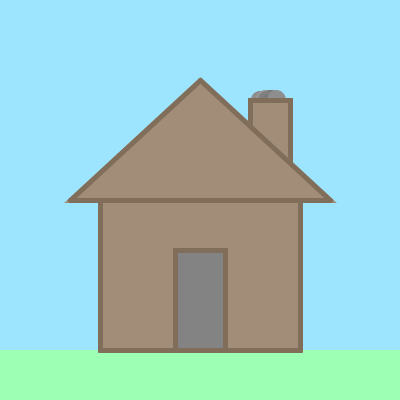
Frame 1 (no input)
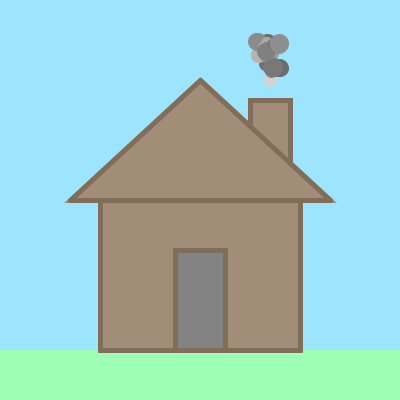
Frame 60 (the mouse pressed at the canvas centre just before this capture)
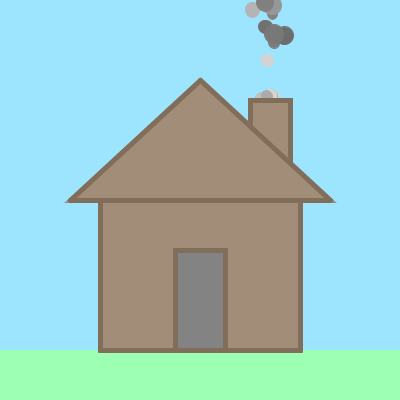
Frame 120 (the mouse held since frame 60 and released just before this capture)

The Processing sketch that drew these frames (run headless with seeded random() and noise(); from frame 60 on, the mouse is pressed at the canvas centre):

// Processing sketch: house1
// ── house1.pde
// Brendan Chen
// 2021/09/10

Smoke smoke[];
int num;


void setup() {
  background(#9DE4FF);
  size(400,400);
  
  // Smoke //
  num = 15;  // Number of smoke particles
  smoke = new Smoke[num];
  int i = 0;
  while (i < num) {
    smoke[i] = new Smoke();
    i += 1;
  }
}


void draw() {  
  fill(#9DE4FF);
  stroke(#9DE4FF);
  rectMode(CORNER);
  rect(0,0, width,height);
  
  // Grass  //
  fill(#9DFFB3);
  stroke(#9DFFB3);
  strokeWeight(1);
  
  rect(0,350, 400,350);
  
  
  // Smoke //
  int i = 0;
  while (i < num) {
    smoke[i].show();
    smoke[i].act();
    i += 1;
  }
 
 
  // Chimney //
  fill(#A28E78);
  stroke(#816E5A);
  strokeWeight(5);
  
  rectMode(CORNER);
  rect(250,100, 40,60);
  
  
  // Main //
  fill(#A28E78);
  stroke(#A28E78);
  
  rectMode(CENTER);
  rect(200,275, 200,150);  // House
  
  triangle(200,80, 70,200, 330,200);  // Roof
  
 
  // Outlines //
  stroke(#816E5A);
  strokeWeight(5);
  
  line(200,80, 70,200);  // Roof
  line(70,200, 330,200);
  line(330,200, 200,80);
  
  line(100,350, 300,350);  // House
  line(100,200, 100,350);
  line(300,200, 300, 350);
  
  
  // Door //
  rectMode(CENTER);
  fill(#838383);
  rect(200,300, 50,100);
  
  
}
  
  
  
  
  

// ── smoke.pde
class Smoke {
  // initial variables //
  float x,y, vx,vy, size;
  int tint;
  
  
  // construct //
  Smoke() {
    resetParticle();
  }
  
  // movement //
  void show() {  // Draws smoke
    fill(tint);
    stroke(tint);
    strokeWeight(1);
    circle(x,y, size);
  }
  
  void act() {  // Move smoke
    x += vx;
    y += vy;
    if (y < -(size/2)) {
      resetParticle();
    }
  }
  
  void resetParticle() {
    x = random(260,280);
    y = 100;
    vx = random(-0.1,0.1);
    vy = random(-1,-0.3);
    size = random(10,20);
    tint = int(random(100,230));
  }
}
